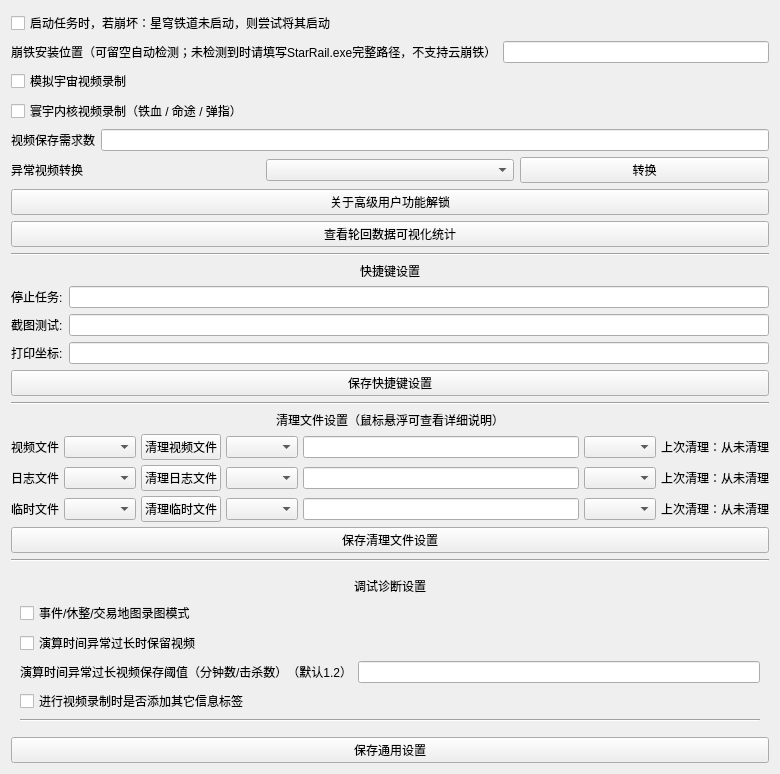
                <widget class="QWidget" name="advanced_settings_scroll_contents">
                 <property name="geometry">
                  <rect>
                   <x>0</x>
                   <y>0</y>
                   <width>780</width>
                   <height>560</height>
                  </rect>
                 </property>
                 <layout class="QVBoxLayout" name="verticalLayout_13">
                  <item>
                   <layout class="QVBoxLayout" name="verticalLayout_14">
                    <item>
                     <widget class="QCheckBox" name="start_game_checkbox">
                      <property name="text">
                       <string>启动任务时，若崩坏：星穹铁道未启动，则尝试将其启动</string>
                      </property>
                     </widget>
                    </item>
                    <item>
                     <layout class="QHBoxLayout" name="horizontalLayout_game_path">
                      <item>
                       <widget class="QLabel" name="game_path_label">
                        <property name="text">
                         <string>崩铁安装位置（可留空自动检测；未检测到时请填写StarRail.exe完整路径，不支持云崩铁）</string>
                        </property>
                       </widget>
                      </item>
                      <item stretch="1">
                       <widget class="QLineEdit" name="game_path_input" />
                      </item>
                     </layout>
                    </item>
                    <item>
                     <widget class="QCheckBox" name="recording_checkBox">
                      <property name="text">
                       <string>模拟宇宙视频录制</string>
                      </property>
                     </widget>
                    </item>
                   </layout>
                  </item>
                  <item>
                   <widget class="QCheckBox" name="recording_checkBox2">
                    <property name="text">
                     <string>寰宇内核视频录制（铁血 / 命途 / 弹指）</string>
                    </property>
                   </widget>
                  </item>
                  <item>
                   <layout class="QHBoxLayout" name="horizontalLayout_24">
                    <item>
                     <widget class="QLabel" name="label_23">
                      <property name="FixedWidth">
                       <number>112</number>
                      </property>
                      <property name="text">
                       <string>视频保存需求数</string>
                      </property>
                     </widget>
                    </item>
                    <item>
                     <widget class="QLineEdit" name="recording_time_input" />
                    </item>
                   </layout>
                  </item>
                  <item>
                   <layout class="QHBoxLayout" name="horizontalLayout_video_convert">
                    <item>
                     <widget class="QLabel" name="video_convert_label">
                      <property name="FixedWidth">
                       <number>112</number>
                      </property>
                      <property name="text">
                       <string>异常视频转换</string>
                      </property>
                     </widget>
                    </item>
                    <item stretch="1">
                     <widget class="QComboBox" name="video_convert_mode_combo">
                      <property name="toolTip">
                       <string>选择异常录像的封装方式</string>
                      </property>
                     </widget>
                    </item>
                    <item>
                     <widget class="QPushButton" name="video_convert_btn">
                      <property name="FixedWidth">
                       <number>96</number>
                      </property>
                      <property name="text">
                       <string>转换</string>
                      </property>
                     </widget>
                    </item>
                   </layout>
                  </item>
                  <item>
                   <widget class="QPushButton" name="Aboutupdatelock">
                    <property name="text">
                     <string>关于高级用户功能解锁</string>
                    </property>
                   </widget>
                  </item>
                  <item>
                   <widget class="QPushButton" name="record_stats_btn">
                    <property name="text">
                     <string>查看轮回数据可视化统计</string>
                    </property>
                   </widget>
                  </item>
                  <item>
                   <layout class="QVBoxLayout" name="verticalLayout_16">
                    <item>
                     <widget class="Line" name="line_103">
                      <property name="orientation">
                       <enum>Qt::Horizontal</enum>
                      </property>
                     </widget>
                    </item>
                    <item>
                     <widget class="QLabel" name="label_25">
                      <property name="text">
                       <string>快捷键设置</string>
                      </property>
                      <property name="alignment">
                       <set>Qt::AlignCenter</set>
                      </property>
                     </widget>
                    </item>
                    <item>
                     <layout class="QHBoxLayout" name="horizontalLayout_26">
                      <item>
                       <widget class="QLabel" name="label_stop_hotkey">
                        <property name="text">
                         <string>停止任务:</string>
                        </property>
                       </widget>
                      </item>
                      <item>
                       <widget class="QLineEdit" name="stop_hotkey_input" />
                      </item>
                     </layout>
                    </item>
                    <item>
                     <layout class="QHBoxLayout" name="horizontalLayout_27">
                      <item>
                       <widget class="QLabel" name="label_test_hotkey">
                        <property name="text">
                         <string>截图测试:</string>
                        </property>
                       </widget>
                      </item>
                      <item>
                       <widget class="QLineEdit" name="test_hotkey_input" />
                      </item>
                     </layout>
                    </item>
                    <item>
                     <layout class="QHBoxLayout" name="horizontalLayout_28">
                      <item>
                       <widget class="QLabel" name="label_print_hotkey">
                        <property name="text">
                         <string>打印坐标:</string>
                        </property>
                       </widget>
                      </item>
                      <item>
                       <widget class="QLineEdit" name="print_hotkey_input" />
                      </item>
                     </layout>
                    </item>
                    <item>
                     <widget class="QPushButton" name="hotkey_save_btn">
                      <property name="text">
                       <string>保存快捷键设置</string>
                      </property>
                     </widget>
                    </item>
                    <item>
                     <widget class="Line" name="line_hotkey">
                      <property name="orientation">
                       <enum>Qt::Horizontal</enum>
                      </property>
                     </widget>
                    </item>
                   </layout>
                  </item>
                  <item>
                   <layout class="QVBoxLayout" name="verticalLayout_cleanup">
                    <property name="spacing">
                     <number>5</number>
                    </property>
                    <property name="leftMargin">
                     <number>0</number>
                    </property>
                    <property name="topMargin">
                     <number>0</number>
                    </property>
                    <property name="rightMargin">
                     <number>0</number>
                    </property>
                    <property name="bottomMargin">
                     <number>0</number>
                    </property>
                    <item>
                     <widget class="QLabel" name="Cleanup_label">
                      <property name="text">
                       <string>清理文件设置（鼠标悬浮可查看详细说明）</string>
                      </property>
                      <property name="toolTip">
                       <string>清理规则：只会检查命名中带有时间格式的文件或文件夹，其他文件不会被清理。
可为三类文件独立选择清理模式：
1. 永不清理——不执行清理，数值与时间单位仍然显示但不可修改，清理按钮不可用。
2. 手动清理——点击按钮时依据所设时间进行清理：
 - 数值与单位代表一个时间段，保存时间超过该时间段的文件会被清理。
 - 若数值为0，则清理全部相关文件。
3. 周期清理——达到触发时机时，首先检查距离上次清理时间是否达到所设的时间周期：
 - 若达到，则检查并清理全部相关文件；
 - 若未达到，则不执行清理。
 - 若数值为0，则每次达到触发时机都会自动执行清理。
 - 可以看作每次都会清理全部文件的“手动清理”。
4. 自动清理——达到触发时机时依据所设时间进行清理：
 - 数值与单位代表一个时间段，保存时间超过该时间段的文件会被清理。
 - 若数值为0，则触发时清理全部相关文件。
 - 可以看作自动触发的“手动清理”。</string>
                      </property>
                      <property name="alignment">
                       <set>Qt::AlignCenter</set>
                      </property>
                     </widget>
                    </item>
                    <item>
                     <layout class="QGridLayout" name="gridLayout_cleanup">
                      <item row="0" column="0">
                       <widget class="QLabel" name="Cleanup_video_label">
                        <property name="text">
                         <string>视频文件</string>
                        </property>
                       </widget>
                      </item>
                      <item row="0" column="1">
                       <widget class="QComboBox" name="Cleanup_video_mode_combo">
                        <property name="fixedWidth">
                         <number>120</number>
                        </property>
                       </widget>
                      </item>
                      <item row="0" column="2">
                       <layout class="QHBoxLayout" name="horizontalLayout_cleanup_video">
                        <item>
                         <widget class="QPushButton" name="Cleanup_video_cleanup_btn">
                          <property name="text">
                           <string>清理视频文件</string>
                          </property>
                         </widget>
                        </item>
                        <item>
                         <widget class="QComboBox" name="Cleanup_video_trigger_combo" />
                        </item>
                        <item>
                         <widget class="QLineEdit" name="Cleanup_video_value_input">
                          <property name="fixedWidth">
                           <number>60</number>
                          </property>
                         </widget>
                        </item>
                        <item>
                         <widget class="QComboBox" name="Cleanup_video_unit_combo">
                          <property name="fixedWidth">
                           <number>90</number>
                          </property>
                         </widget>
                        </item>
                       </layout>
                      </item>
                      <item row="0" column="3">
                       <widget class="QLabel" name="Cleanup_video_last_label">
                        <property name="text">
                         <string>上次清理：从未清理</string>
                        </property>
                        <property name="minimumWidth">
                         <number>260</number>
                        </property>
                       </widget>
                      </item>
                      <item row="1" column="0">
                       <widget class="QLabel" name="Cleanup_log_label">
                        <property name="text">
                         <string>日志文件</string>
                        </property>
                       </widget>
                      </item>
                      <item row="1" column="1">
                       <widget class="QComboBox" name="Cleanup_log_mode_combo">
                        <property name="fixedWidth">
                         <number>120</number>
                        </property>
                       </widget>
                      </item>
                      <item row="1" column="2">
                       <layout class="QHBoxLayout" name="horizontalLayout_cleanup_log">
                        <item>
                         <widget class="QPushButton" name="Cleanup_log_cleanup_btn">
                          <property name="text">
                           <string>清理日志文件</string>
                          </property>
                         </widget>
                        </item>
                        <item>
                         <widget class="QComboBox" name="Cleanup_log_trigger_combo" />
                        </item>
                        <item>
                         <widget class="QLineEdit" name="Cleanup_log_value_input">
                          <property name="fixedWidth">
                           <number>60</number>
                          </property>
                         </widget>
                        </item>
                        <item>
                         <widget class="QComboBox" name="Cleanup_log_unit_combo">
                          <property name="fixedWidth">
                           <number>90</number>
                          </property>
                         </widget>
                        </item>
                       </layout>
                      </item>
                      <item row="1" column="3">
                       <widget class="QLabel" name="Cleanup_log_last_label">
                        <property name="text">
                         <string>上次清理：从未清理</string>
                        </property>
                        <property name="minimumWidth">
                         <number>260</number>
                        </property>
                       </widget>
                      </item>
                      <item row="2" column="0">
                       <widget class="QLabel" name="Cleanup_temp_label">
                        <property name="text">
                         <string>临时文件</string>
                        </property>
                       </widget>
                      </item>
                      <item row="2" column="1">
                       <widget class="QComboBox" name="Cleanup_temp_mode_combo">
                        <property name="fixedWidth">
                         <number>120</number>
                        </property>
                       </widget>
                      </item>
                      <item row="2" column="2">
                       <layout class="QHBoxLayout" name="horizontalLayout_cleanup_temp">
                        <item>
                         <widget class="QPushButton" name="Cleanup_temp_cleanup_btn">
                          <property name="text">
                           <string>清理临时文件</string>
                          </property>
                         </widget>
                        </item>
                        <item>
                         <widget class="QComboBox" name="Cleanup_temp_trigger_combo" />
                        </item>
                        <item>
                         <widget class="QLineEdit" name="Cleanup_temp_value_input">
                          <property name="fixedWidth">
                           <number>60</number>
                          </property>
                         </widget>
                        </item>
                        <item>
                         <widget class="QComboBox" name="Cleanup_temp_unit_combo">
                          <property name="fixedWidth">
                           <number>90</number>
                          </property>
                         </widget>
                        </item>
                       </layout>
                      </item>
                      <item row="2" column="3">
                       <widget class="QLabel" name="Cleanup_temp_last_label">
                        <property name="text">
                         <string>上次清理：从未清理</string>
                        </property>
                        <property name="minimumWidth">
                         <number>260</number>
                        </property>
                       </widget>
                      </item>
                     </layout>
                    </item>
                    <item>
                     <widget class="QPushButton" name="Cleanup_save_btn">
                      <property name="text">
                       <string>保存清理文件设置</string>
                      </property>
                     </widget>
                    </item>
                   </layout>
                  </item>
                  <item>
                   <widget class="Line" name="line_cleanup">
                    <property name="orientation">
                     <enum>Qt::Horizontal</enum>
                    </property>
                   </widget>
                  </item>
                  <item>
                   <widget class="QWidget" name="debug_group">
                    <layout class="QVBoxLayout" name="verticalLayout_debug_group">
                     <item>
                      <widget class="QLabel" name="debug_label">
                       <property name="text">
                        <string>调试诊断设置</string>
                       </property>
                       <property name="alignment">
                        <set>Qt::AlignCenter</set>
                       </property>
                      </widget>
                     </item>
                     <item>
                      <widget class="QCheckBox" name="record_event_map_checkbox">
                       <property name="text">
                        <string>事件/休整/交易地图录图模式</string>
                       </property>
                      </widget>
                     </item>
                     <item>
                      <widget class="QCheckBox" name="recording_keep_long_run_checkbox">
                       <property name="text">
                        <string>演算时间异常过长时保留视频</string>
                       </property>
                      </widget>
                     </item>
                     <item>
                      <layout class="QHBoxLayout" name="horizontalLayout_30">
                       <item>
                        <widget class="QLabel" name="label_23">
                         <property name="text">
                          <string>演算时间异常过长视频保存阈值（分钟数/击杀数）（默认1.2）</string>
                         </property>
                        </widget>
                       </item>
                       <item>
                        <widget class="QLineEdit" name="recording_keep_long_run_threshold_input" />
                       </item>
                      </layout>
                     </item>
                     <item>
                      <widget class="QCheckBox" name="recording_label_checkbox">
                       <property name="text">
                        <string>进行视频录制时是否添加其它信息标签</string>
                       </property>
                      </widget>
                     </item>
                     <item>
                      <widget class="Line" name="line_any_fate">
                       <property name="orientation">
                        <enum>Qt::Horizontal</enum>
                       </property>
                      </widget>
                     </item>
                    </layout>
                   </widget>
                  </item>
                  <item>
                   <widget class="QPushButton" name="general_settings_save_btn">
                    <property name="text">
                     <string>保存通用设置</string>
                    </property>
                   </widget>
                  </item>
                  <item>
                   <spacer name="verticalSpacer_currency_war">
                    <property name="orientation">
                     <enum>Qt::Vertical</enum>
                    </property>
                    <property name="sizeHint" stdset="0">
                     <size>
                      <width>20</width>
                      <height>40</height>
                     </size>
                    </property>
                   </spacer>
                  </item>
                 </layout>
                </widget>
